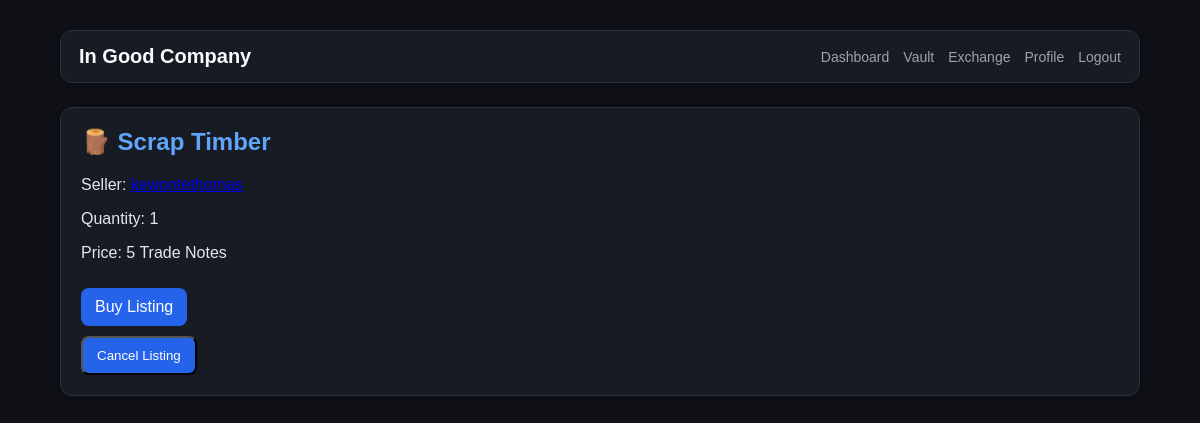
/market (signed in), run on an earlier commit of the app's database.
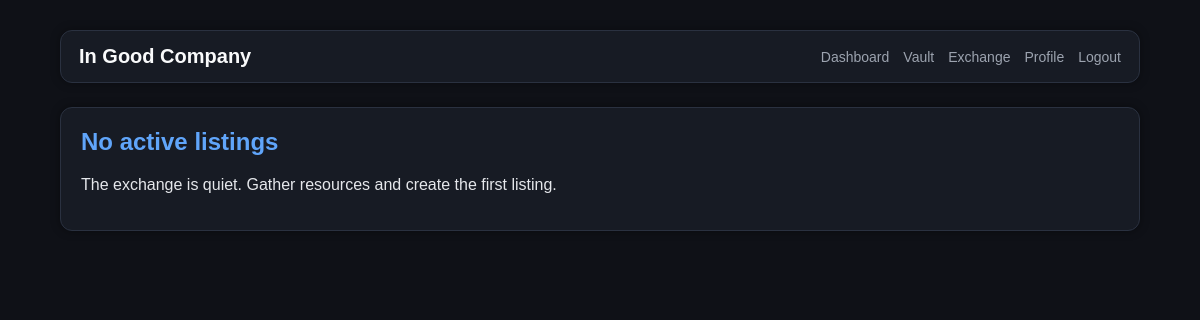
And on a later commit of the database.
### models/marketplace.py (models this page shows)
class MarketplaceListing(db.Model):
    id = db.Column(db.Integer, primary_key=True)
    seller_id = db.Column(
        db.Integer,
        db.ForeignKey("user.id"),
        nullable=False
    )
    resource_name = db.Column(
        db.String(50),
        nullable=False
    )
    quantity = db.Column(
        db.Integer,
        nullable=False
    )
    price = db.Column(
        db.Integer,
        nullable=False
    )
    status = db.Column(
        db.String(20),
        default="active"
    )

### app.py (the view)
@app.route("/market")
@login_required
def market():
    listings = MarketplaceListing.query.filter_by(
        status="active"
    ).all()
    sellers = {}
    for listing in listings:
        sellers[listing.seller_id] = User.query.get(listing.seller_id)
    return render_template(
        "market.html",
        listings=listings,
        sellers=sellers
    )

### app.py (called while the page is built)
@login_manager.user_loader
def load_user(user_id):
    return User.query.get(int(user_id))

### templates/market.html (shortened to what this page needs)
<!DOCTYPE html>
<html>
<head>
    <link rel="stylesheet" href="/static/style.css">
</head>
<body>
    <div class="container">
        <div class="nav">
            <div class="nav-brand">
                In Good Company
            </div>
            <div class="nav-links">
                <a href="/dashboard">Dashboard</a>
                <a href="/inventory">Vault</a>
                <a href="/market">Exchange</a>
                <a href="/player/{{ current_user.username }}">Profile</a>
                <a href="/logout">Logout</a>
            </div>
        </div>
        <div class="grid">
            {% if listings %}
            {% for listing in listings %}
            <div class="card">
                {% set seller = sellers[listing.seller_id] %}
                <h2>
                    {% if listing.resource_name == "wood" %}
                    🪵 Scrap Timber
                    {% elif listing.resource_name == "stone" %}
                    🧱 Broken Concrete
                    {% elif listing.resource_name == "metal" %}
                    ⚙️ Rusted Alloy
                    {% else %}
                    ⚡ {{ listing.resource_name }}
                    {% endif %}
                </h2>
                <p>
                    Seller:
                    <a href="{{ url_for('player_profile', username=seller.username) }}">
                    </a>
                </p>
                <p>Quantity: {{ listing.quantity }}</p>
                <p>Price: {{ listing.price }} Trade Notes</p>
                <a class="button" href="{{ url_for('buy', listing_id=listing.id) }}">
                    Buy Listing
                </a>
                {% if listing.seller_id == current_user.id %}
                <form method="POST" action="{{ url_for('cancel_listing', listing_id=listing.id) }}">
                    <button class="button" type="submit">
                        Cancel Listing
                    </button>
                </form>
                {% endif %}
            </div>
            {% endfor %}
            {% else %}
            <div class="card">
                <h2>No active listings</h2>
                <p>The exchange is quiet. Gather resources and create the first listing.</p>
            </div>
            {% endif %}
        </div>
    </div>
</body>
</html>

What changed in the data, as far as the page shows it:
no longer on this page (row edited): MarketplaceListing: resource_name "🪵 Scrap Timber", quantity "1", price "5"
Also different on the page:
text now shown: "No active listings The exchange is quiet. Gather resources and create the first listing."
